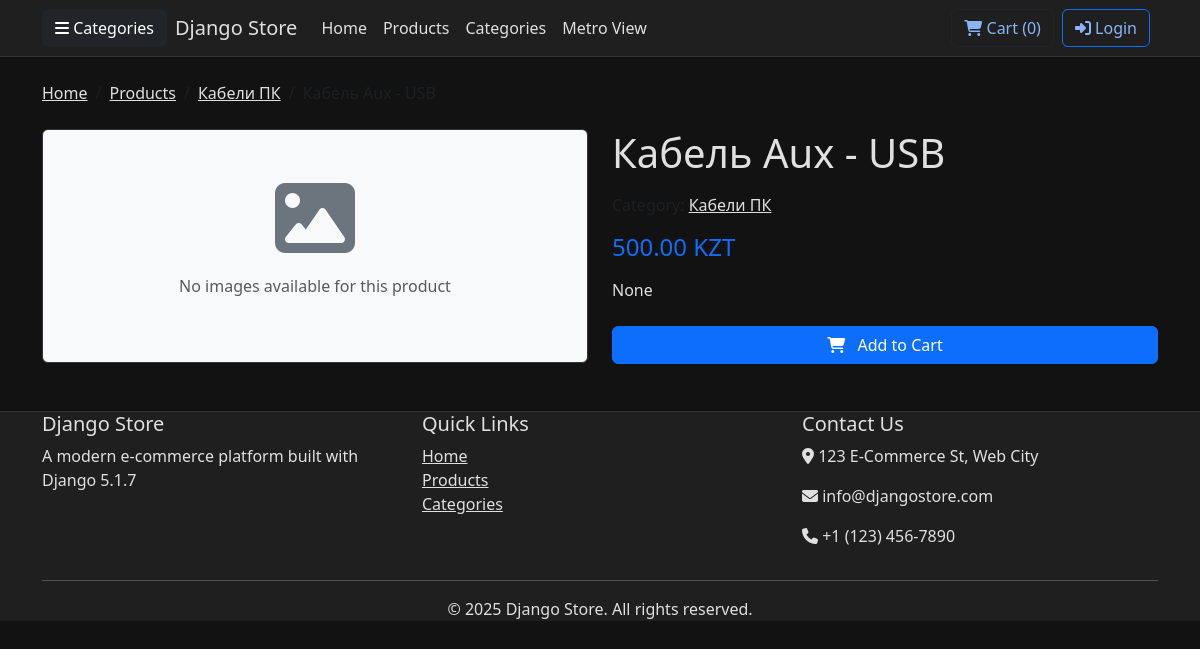
Page /product/aux-usb/ on the committed database.
### store/models.py (models this page shows, shortened)
class BaseModel(models.Model):
    id = models.UUIDField(primary_key=True, default=uuid.uuid4, editable=False)
    created_at = models.DateTimeField(auto_now_add=True, db_index=True)
    modified_at = models.DateTimeField(auto_now=True)
    class Meta:
        abstract = True
        ordering = ['-created_at']

class Product(BaseModel):
    name = models.CharField(max_length=255, db_index=True)
    name_2 = models.CharField(max_length=255, blank=True, null=True)
    article_number = models.CharField(max_length=50, blank=True, null=True, help_text="Product article/SKU number", db_index=True)
    slug = models.SlugField(max_length=255, unique=True, blank=True)
    description = models.TextField(blank=True, null=True)
    short_description = models.CharField(max_length=255, blank=True, null=True)
    category = models.ForeignKey(Category, on_delete=models.PROTECT, db_index=True, related_name='products')
    tags = models.ManyToManyField(Tag, blank=True, related_name='products')
    images = models.ManyToManyField(Image, blank=True, related_name='products')
    is_featured = models.BooleanField(default=False, db_index=True)
    is_active = models.BooleanField(default=True, db_index=True, help_text="Is this product visible on the site?")
    class Meta(BaseModel.Meta):
        indexes = [
            models.Index(fields=['slug']),
            models.Index(fields=['is_active', 'is_featured']),
            models.Index(fields=['name']),
            models.Index(fields=['category']),
        ]
        ordering = ['name']
    @property
    def current_price_display(self):
        active_price = self.prices.filter(is_active=True).order_by('amount').first()
        if active_price:
            return f"{active_price.amount} {active_price.currency}"
        return "Price not available"

class Category(BaseModel):
    name = models.CharField(max_length=255, unique=True)
    name_2 = models.CharField(max_length=255, blank=True, null=True)
    category_article = models.CharField(max_length=50, blank=True, null=True, help_text="Category article/reference code", db_index=True)
    slug = models.SlugField(max_length=255, unique=True, blank=True)
    description = models.TextField(blank=True, null=True)
    parent = models.ForeignKey('self', null=True, blank=True, on_delete=models.SET_NULL, related_name='children', db_index=True)
    image = models.ForeignKey(Image, null=True, blank=True, on_delete=models.SET_NULL, related_name='category_images')
    class Meta(BaseModel.Meta):
        verbose_name_plural = "Categories"
        indexes = [models.Index(fields=['slug']), models.Index(fields=['category_article'])]

class Price(BaseModel):
    class PriceType(models.TextChoices):
        SELLING = 'selling', 'Selling Price'
        PURCHASE = 'purchase', 'Purchase Price'
        REGULAR = 'regular', 'Regular Price'
        DISCOUNT = 'discount', 'Discount Price'
        WHOLESALE = 'wholesale', 'Wholesale Price'
        OTHER = 'other', 'Other Price'
    class Currency(models.TextChoices):
        KZT = 'KZT', 'Казахстанский тенге'
        USD = 'USD', 'Доллар США'
        EUR = 'EUR', 'Евро'
        RUB = 'RUB', 'Российский рубль'
        OTHER = 'OTHER', 'Other Currency'
    product = models.ForeignKey('Product', on_delete=models.CASCADE, related_name='prices')
    price_type = models.CharField(
        max_length=20,
        choices=PriceType.choices,
        default=PriceType.REGULAR,
        db_index=True,
        help_text="Type of the price (e.g., selling, purchase, discount)"
    )
    currency = models.CharField(
        max_length=10,
        choices=Currency.choices,
        default=Currency.KZT,
        db_index=True,
        help_text="Currency of the price"
    )
    amount = models.DecimalField(max_digits=10, decimal_places=2)
    description = models.CharField(max_length=100, blank=True, null=True, help_text="Optional: further details about this price")
    is_active = models.BooleanField(default=True, help_text="Is this price currently active?")
    class Meta(BaseModel.Meta):
        ordering = ['product', '-is_active', 'price_type', 'amount']
        unique_together = [['product', 'price_type', 'currency']] # A product should have one unique price per type and currency
        indexes = [
            models.Index(fields=['product', 'price_type', 'is_active']),
        ]

### store/views.py (the view)
# urls.py: path('product/<slug:slug>/', views.product_detail, name='product_detail'), # Changed from ProductDetailView and product_slug to slug
def product_detail(request, slug):
    product = get_object_or_404(Product.objects.prefetch_related(
        'images',
        Prefetch('prices', queryset=Price.objects.filter(is_active=True).order_by('price_type', 'amount'))
    ), slug=slug, is_active=True)
    main_image = product.images.filter(is_main=True).first()
    if not main_image:
        main_image = product.images.first()
    other_images = product.images.exclude(id=main_image.id) if main_image else product.images.all()
    current_price = product.prices.filter(price_type=Price.PriceType.SELLING, is_active=True).order_by('amount').first()
    if not current_price:
        current_price = product.prices.filter(is_active=True).order_by('amount').first()
    return render(request, 'store/product_detail.html', {
        'product': product,
        'main_image': main_image,
        'other_images': other_images,
        'current_price': current_price
    })

### store/templates/store/product_detail.html (shortened to what this page needs)
{% extends 'store/base.html' %}
{% block content %}
<div class="mb-4">
    <nav aria-label="breadcrumb">
        <ol class="breadcrumb">
            <li class="breadcrumb-item"><a href="{% url 'store:home' %}">Home</a></li>
            <li class="breadcrumb-item"><a href="{% url 'store:product_list' %}">Products</a></li>
            <li class="breadcrumb-item"><a href="{% url 'store:category_products' product.category.slug %}">{{ product.category.name }}</a></li>
            <li class="breadcrumb-item active" aria-current="page">{{ product.name }}</li>
        </ol>
    </nav>
</div>
<div class="row">
    <div class="col-md-6 mb-4">
        {% if product.images.all %}
        <div id="productCarousel" class="carousel slide" data-bs-ride="carousel">
            <div class="carousel-inner">
                {% for image in product.images.all %}
                <div class="carousel-item {% if forloop.first %}active{% endif %}">
                    <img src="{{ image.file_path.url }}" class="d-block w-100 img-fluid" alt="{{ image.alt_text|default:product.name }}">
                </div>
                {% endfor %}
            </div>
            {% if product.images.all.count > 1 %}
            <button class="carousel-control-prev" type="button" data-bs-target="#productCarousel" data-bs-slide="prev">
                <span class="carousel-control-prev-icon" aria-hidden="true"></span>
                <span class="visually-hidden">Previous</span>
            </button>
            <button class="carousel-control-next" type="button" data-bs-target="#productCarousel" data-bs-slide="next">
                <span class="carousel-control-next-icon" aria-hidden="true"></span>
                <span class="visually-hidden">Next</span>
            </button>
            {% endif %}
        </div>
        {% else %}
        <div class="card bg-light">
            <div class="card-body text-center py-5">
                <i class="fas fa-image fa-5x text-secondary mb-3"></i>
                <p class="text-muted">No images available for this product</p>
            </div>
        </div>
        {% endif %}
    </div>
    <div class="col-md-6">
        <h1 class="mb-3">{{ product.name }}</h1>
        <p class="text-muted">Category: <a href="{% url 'store:category_products' product.category.slug %}">{{ product.category.name }}</a></p>
        {% if product.prices.all %}
        <div class="mb-3">
            <h4 class="text-primary">{{ product.current_price_display }}</h4>
        </div>
        {% endif %}
        <div class="mb-4">
            <p>{{ product.description|linebreaks }}</p>
        </div>
        <div class="d-grid gap-2">
            <button class="btn btn-primary" type="button">
                <i class="fas fa-shopping-cart me-2"></i> Add to Cart
            </button>
        </div>
    </div>
</div>
{% endblock %}

### store/templates/store/base.html (style rules this page uses)
body.dark-theme { background-color: #121212; color: #e0e0e0; }
.dark-theme, .dark-theme p, .dark-theme h1, .dark-theme h2, .dark-theme h3, .dark-theme h4, .dark-theme h5, .dark-theme h6, .dark-theme span, .dark-theme div, .dark-theme a:not(.btn), .dark-theme label, .dark-theme input, .dark-theme textarea, .dark-theme select { color: #e0e0e0; }
.dark-theme a { color: #8ab4f8; }
.dark-theme .card { background-color: #1f1f1f; border: 1px solid #333; color: #e0e0e0; }

### rows in the picture
Product: category.name "Кабели ПК", name "Кабель Aux - USB", current_price_display "500.00 KZT", description "None"
